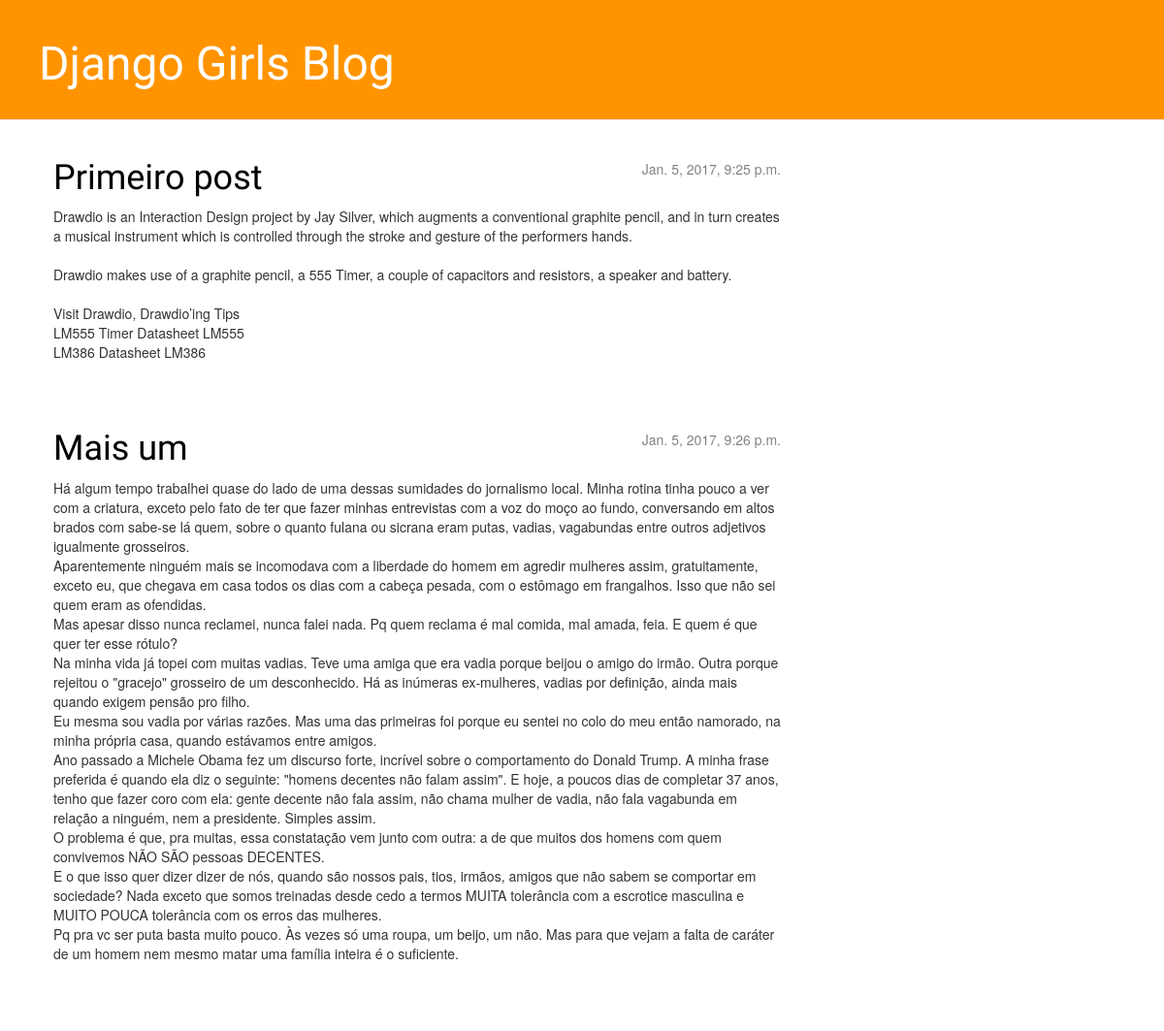
Before: / with the older database file.
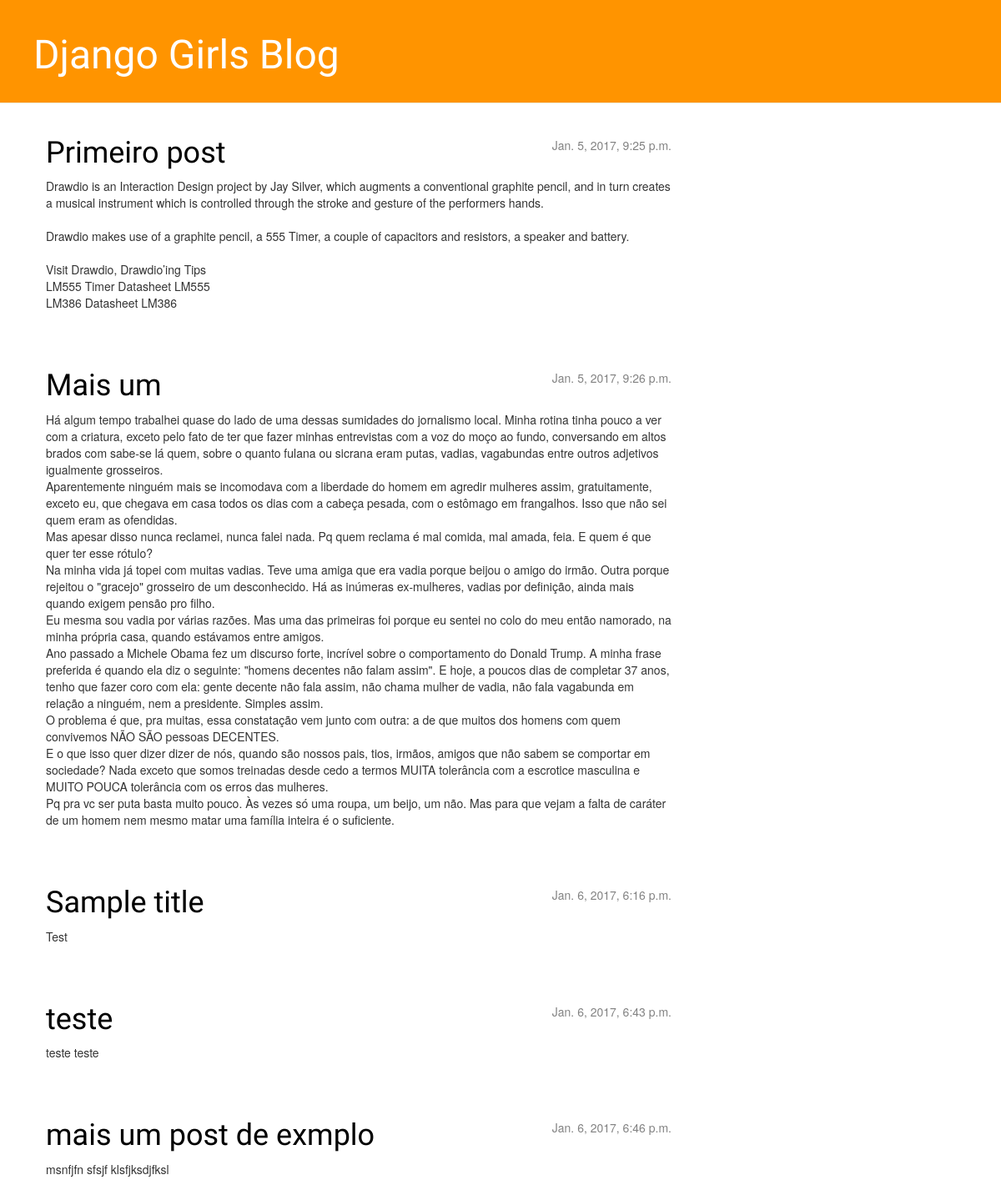
After: the same page with the newer database file.
### blog/models.py (models this page shows, shortened)
class Post(models.Model):
    author = models.ForeignKey('auth.User')
    title = models.CharField(max_length=200)
    text = models.TextField()
    created_date = models.DateTimeField(
            default=timezone.now)
    published_date = models.DateTimeField(
            blank=True, null=True)

### blog/views.py (the view)
# urls.py: url(r'^$', views.post_list, name='post_list'),
def post_list(request):
    posts = Post.objects.filter(published_date__lte=timezone.now()).order_by('published_date')
    return render(request, 'blog/post_list.html', {'posts': posts})

### blog/templates/blog/post_list.html (shortened to what this page needs)
{% extends 'blog/base.html' %}
{% load staticfiles %}
{% block content %}
    {% for post in posts %}
        <div class="post">
            <div class="date">
                {{ post.published_date }}
            </div>
            <h1><a href="{% url 'post_detail' pk=post.pk %}">{{ post.title }}</a></h1>
            <p>{{ post.text|linebreaksbr }}</p>
        </div>
    {% endfor %}
{% endblock content %}

### blog/templates/blog/base.html (shortened to what this page needs)
{% load staticfiles %}
<html>
    <head>
        <link rel="stylesheet" href="//maxcdn.bootstrapcdn.com/bootstrap/3.2.0/css/bootstrap.min.css">
        <link rel="stylesheet" href="//maxcdn.bootstrapcdn.com/bootstrap/3.2.0/css/bootstrap-theme.min.css">
        <link rel="stylesheet" href="{% static 'css/blog.css' %}">
    </head>
    <body>
    <div class="page-header">
        <h1><a href="/">Django Girls Blog</a></h1>
    </div>
    <div class="content container">
        <div class="row">
            <div class="col-md-8">
            {% block content %}
            {% endblock %}
            </div>
        </div>
    </div>
</body>
</html>

### static/css/blog.css (style rules this page uses)
.page-header { background-color: #ff9400; margin-top: 0; padding: 20px 20px 20px 40px; }
.page-header h1, .page-header h1 a, .page-header h1 a:visited, .page-header h1 a:active { color: #ffffff; font-size: 36pt; text-decoration: none; }
.content { margin-left: 40px; }
h1, h2, h3, h4 { font-family: 'Lobster', cursive; }
.date { float: right; color: #828282; }
.post { margin-bottom: 70px; }
.post h1 a, .post h1 a:visited { color: #000000; }

Changed rows visible on the page:
added Post: published_date "Jan. 6, 2017, 6:16 p.m.", title "Sample title", text "Test"
added Post: published_date "Jan. 6, 2017, 6:43 p.m.", title "teste", text "teste teste"
added Post: published_date "Jan. 6, 2017, 6:46 p.m.", title "mais um post de exmplo", text "msnfjfn sfsjf klsfjksdjfksl"
